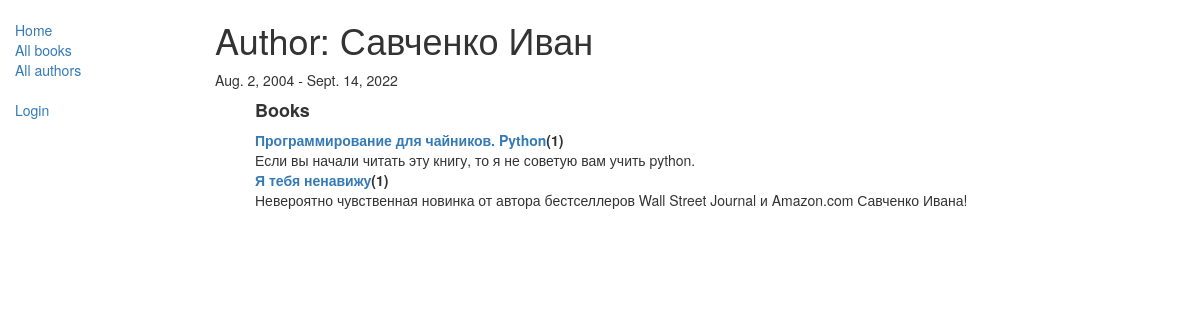
The app's page /catalog/author/1 with its own data.
### catalog/models.py (models this page shows, shortened)
class Author(models.Model):
    first_name = models.CharField(max_length=100)
    last_name = models.CharField(max_length=100)
    date_of_birth = models.DateField(null=True, blank=True)
    date_of_death = models.DateField('died', null=True, blank=True)

class Book(models.Model):
    title = models.CharField(max_length=200)
    author = models.ForeignKey('Author', on_delete=models.SET_NULL, null=True)
    summary = models.TextField(max_length=1000, help_text="Enter a brief description of the book")
    isbn = models.CharField('ISBN', max_length=13, help_text='13 Character <a href="https://www.isbn-international.org/'
                                                             'content/what-isbn">ISBn number</a>')
    genre = models.ManyToManyField(Genre, help_text="Select a genre for this book")
    language = models.ForeignKey('Language', on_delete=models.SET_NULL, null=True)
    def display_genre(self):
        return ', '.join([genre.name for genre in self.genre.all()[:3]])
    display_genre.short_description = 'Genre'
    def __str__(self):
        return self.title

### catalog/views.py (the view)
# urls.py: re_path(r'^author/(?P<pk>\d+)$', views.AuthorDetailView.as_view(), name='author-detail'),
class AuthorDetailView(generic.DetailView):
    model = Author

### catalog/templates/catalog/author_detail.html
{% extends "base_generic.html" %}
{% block content %}
    <h1>Author: {{ author.last_name }} {{ author.first_name }}</h1>
    <p style="font-weight: lighter">{{ author.date_of_birth }} - {{ author.date_of_death }}</p>
    <div style="margin-left:40px">
        <h4><strong>Books</strong></h4>
        <dl>
            {%  for book in author.book_set.all %}
                <dt><a href="{% url 'book-detail' book.pk %}">{{ book }}</a>({{ book.bookinstance_set.all.count }})</dt>
                <dd>{{ book.summary }}</dd>
            {% endfor %}
        </dl>
    </div>
{% endblock %}

### records on screen
Author: last_name "Савченко", first_name "Иван", date_of_birth "Aug. 2, 2004", date_of_death "Sept. 14, 2022"
Book: title "Программирование для чайников. Python", bookinstance_set.all.count "1", summary "Если вы начали читать эту книгу, то я не советую вам учить python."
Book: title "Я тебя ненавижу", bookinstance_set.all.count "1", summary "Невероятно чувственная новинка от автора бестселлеров Wall Street Journal и Amazon.com Савченко Ивана!"
